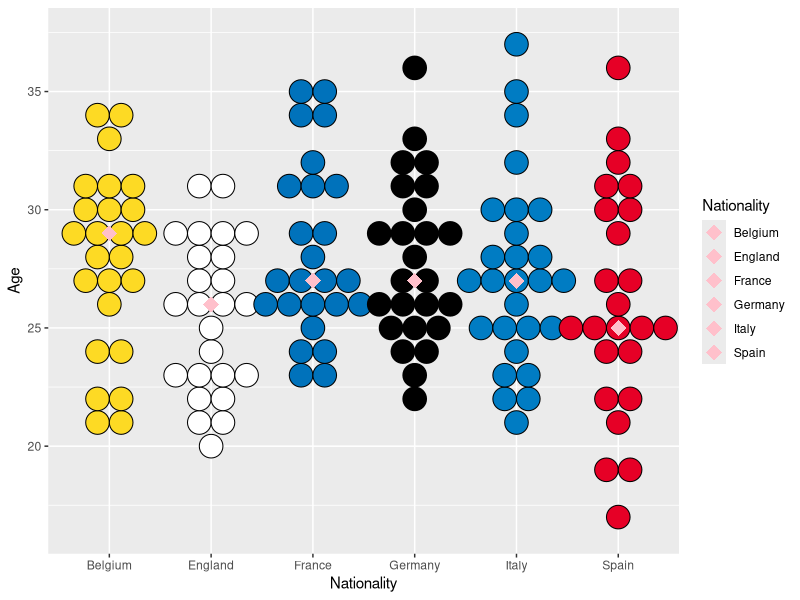
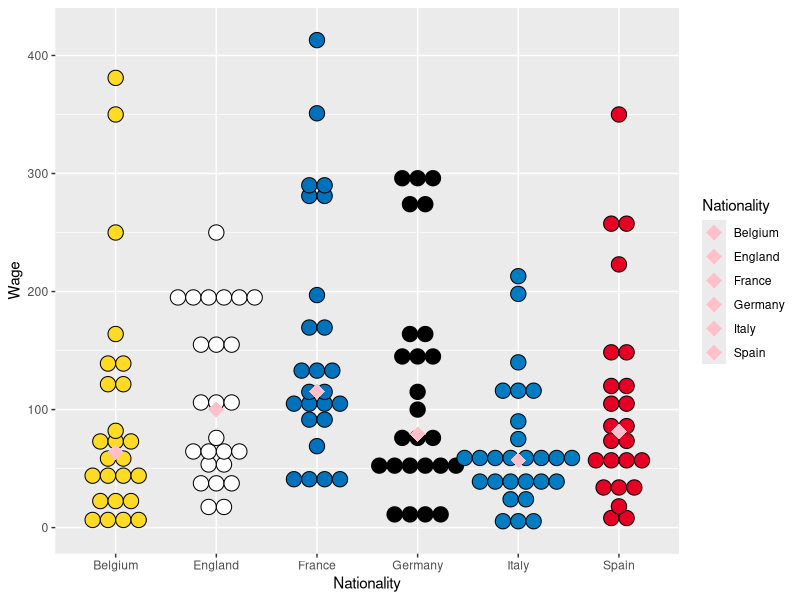
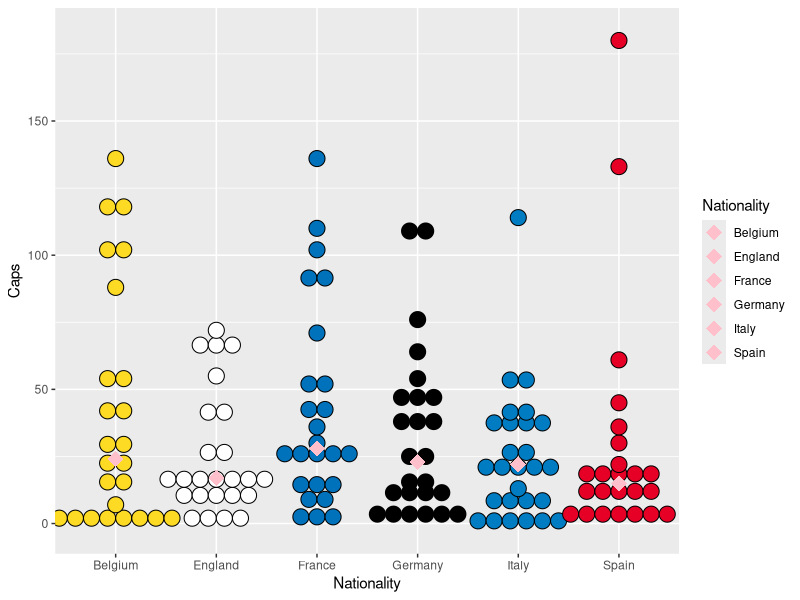
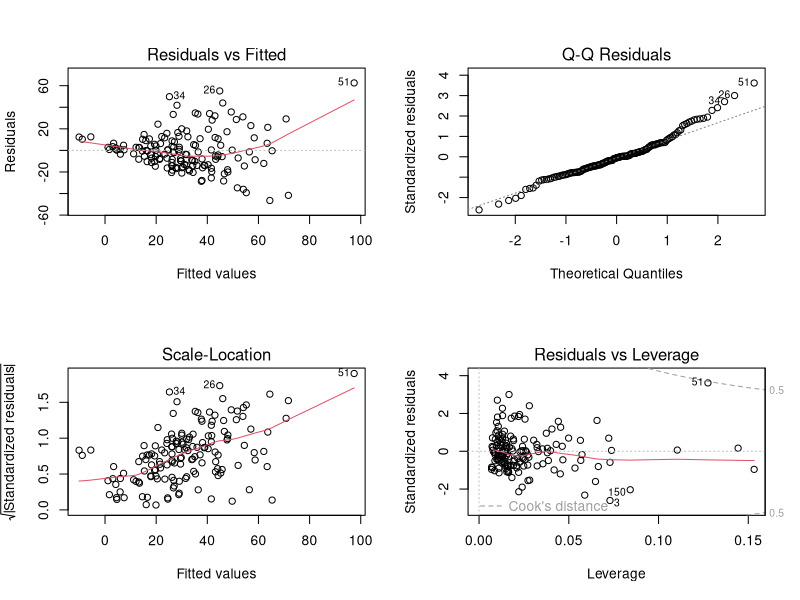
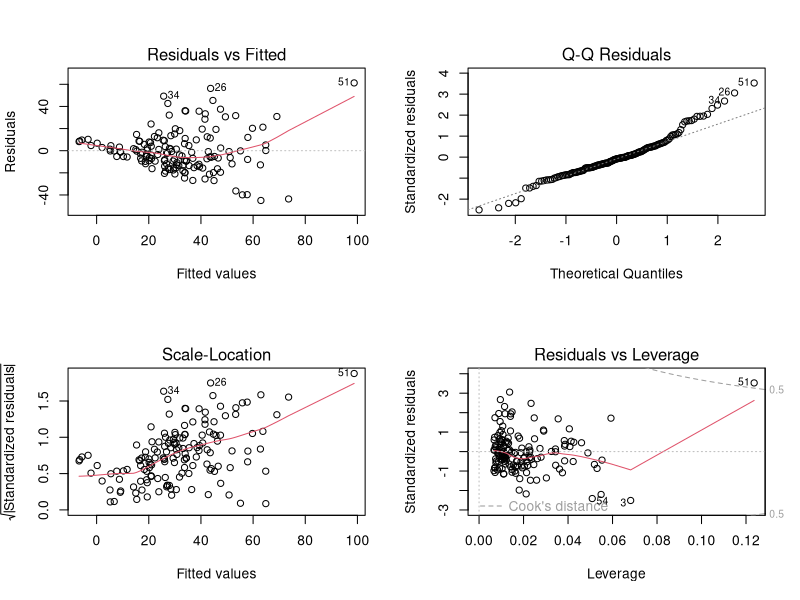
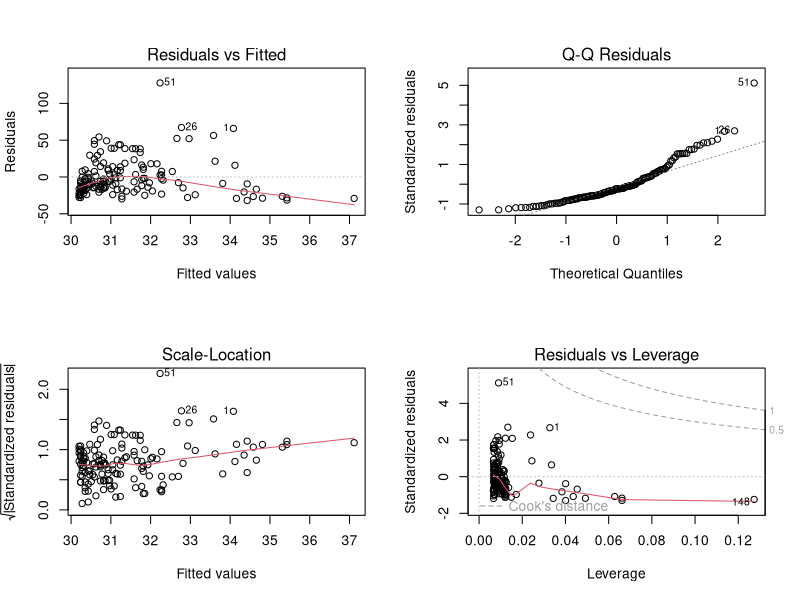
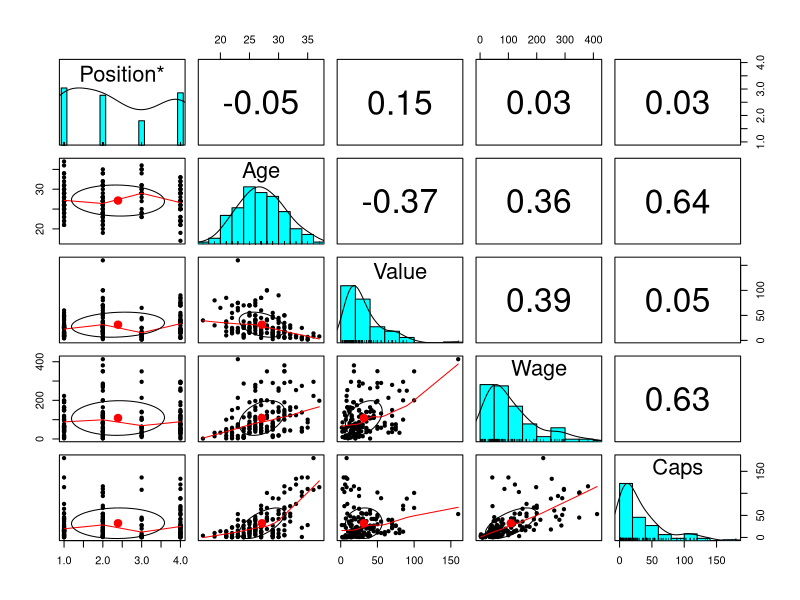
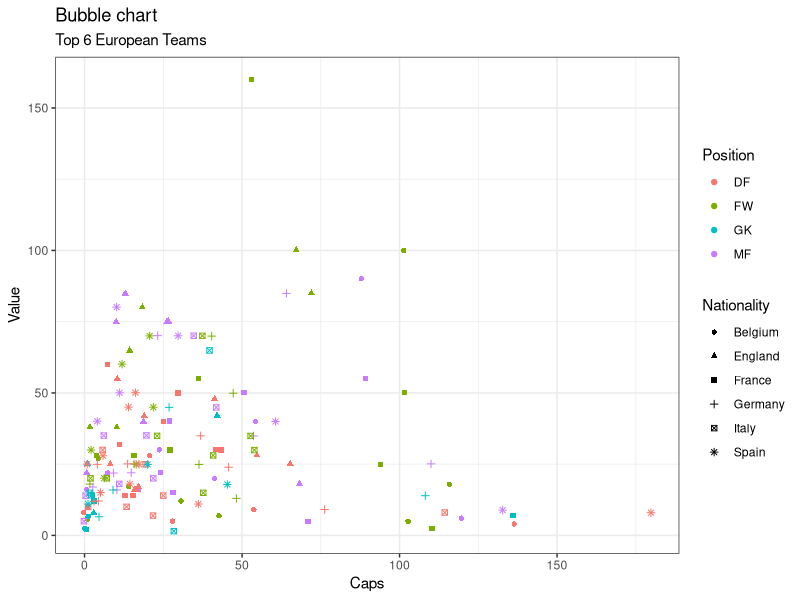

These charts were generated, in order, by the following R code:
## ---- chunk 1
knitr::opts_chunk$set(echo = TRUE)
library(tidyverse)
## ---- chunk 2
MoneyballData = read.csv("Moneyball Soccer Dataset.csv")
attach(MoneyballData)
# editing our dataset to extract data from
names(MoneyballData) = c("Players","Nationality","Club","Position","Age","Value","Wage","Caps") 
MoneyballData[9:13] <- list(NULL) # Remove some columns
 MoneyballData <- MoneyballData[-c(152:183), ] # Remove some rows
 MoneyballData <- MoneyballData %>% 
  arrange(Nationality, factor(Position, levels = c('FW', 'MF', 'DF', 'GK'))) # rearrange dataset for more user friendliness
## ---- chunk 3
# Dot Plots to see Equal Variance (value, wage and caps)

# age
plot <- ggplot(MoneyballData, aes(x=Nationality, y=Age, fill = Nationality)) + scale_fill_manual(values=c("#FDDA24", "#FFFFFF", "#0072BB", "#000000", "#007CC3", "#E60026")) +
  geom_dotplot(binaxis='y', stackdir='center', binwidth = 1) + stat_summary(fun=median, geom="point", shape=18,
                 size=5, color="pink")
plot

# wage
plot <- ggplot(MoneyballData, aes(x=Nationality, y=Wage, fill = Nationality)) + scale_fill_manual(values=c("#FDDA24", "#FFFFFF", "#0072BB", "#000000", "#007CC3", "#E60026")) +
  geom_dotplot(binaxis='y', stackdir='center', binwidth = 13) + stat_summary(fun=median, geom="point", shape=18,
                 size=5, color="pink")
plot

# caps
plot <- ggplot(MoneyballData, aes(x=Nationality, y=Caps, fill = Nationality)) + scale_fill_manual(values=c("#FDDA24", "#FFFFFF", "#0072BB", "#000000", "#007CC3", "#E60026")) +
  geom_dotplot(binaxis='y', stackdir='center', binwidth = 6) + stat_summary(fun=median, geom="point", shape=18,
                 size=5, color="pink")
plot
## ---- chunk 4
attach(MoneyballData)
modelall <- lm(Value ~ Age + Wage + Caps)
summary(modelall)
par(mfrow=c(2,2))
plot(modelall) # The pattern in residual plot (Larger variance as fitted gets larger) but residual errors have mean value of zero, Normally distributed based on Q-Q plot, Errors have constant variance based on Scale-Location. Mbappe looks like a high leverage point based on Residuals vs Leverage.
## ---- chunk 5
modelwocaps <- lm(Value ~ Age + Wage)
summary(modelwocaps)
par(mfrow=c(2,2))
plot(modelwocaps) # same conclusions as modelall
## ---- chunk 6
modelcaps <- lm(Value ~ Caps)
summary(modelcaps)
par(mfrow=c(2,2))
plot(modelcaps) # bad Residuals vs. Fitted (Pattern in residual plot (smaller variance as fitted gets larger and residual errors have mean value not zero)
## ---- chunk 7
# correlation matrix between variables
library(psych)
pairs.panels(MoneyballData[4:8])
## ---- chunk 8
# bubble chart for 4-D data where variables can be both numerical or categorical
position_select <- MoneyballData[MoneyballData$Position %in% c("FW", "MF", "DF", "GK"), ]

# Plot setup and axis
theme_set(theme_bw())  
g <- ggplot(position_select, aes(Caps, Value)) + 
  labs(subtitle="Top 6 European Teams",
       title="Bubble chart")
# Bubble chart
par(mfrow=c(1,2))
g + geom_jitter(aes(col=Position, shape=Nationality)) 

# with linear regression line

# Plot to include linear regression line
theme_set(theme_bw())  
g <- ggplot(position_select, aes(Caps, Value)) + 
  labs(subtitle="Top 6 European Teams",
       title="Bubble chart with linear regression line")

g + geom_jitter(aes(col=Position, shape=Nationality)) + 
  geom_smooth(aes(col=Position), method="lm", se=F)
